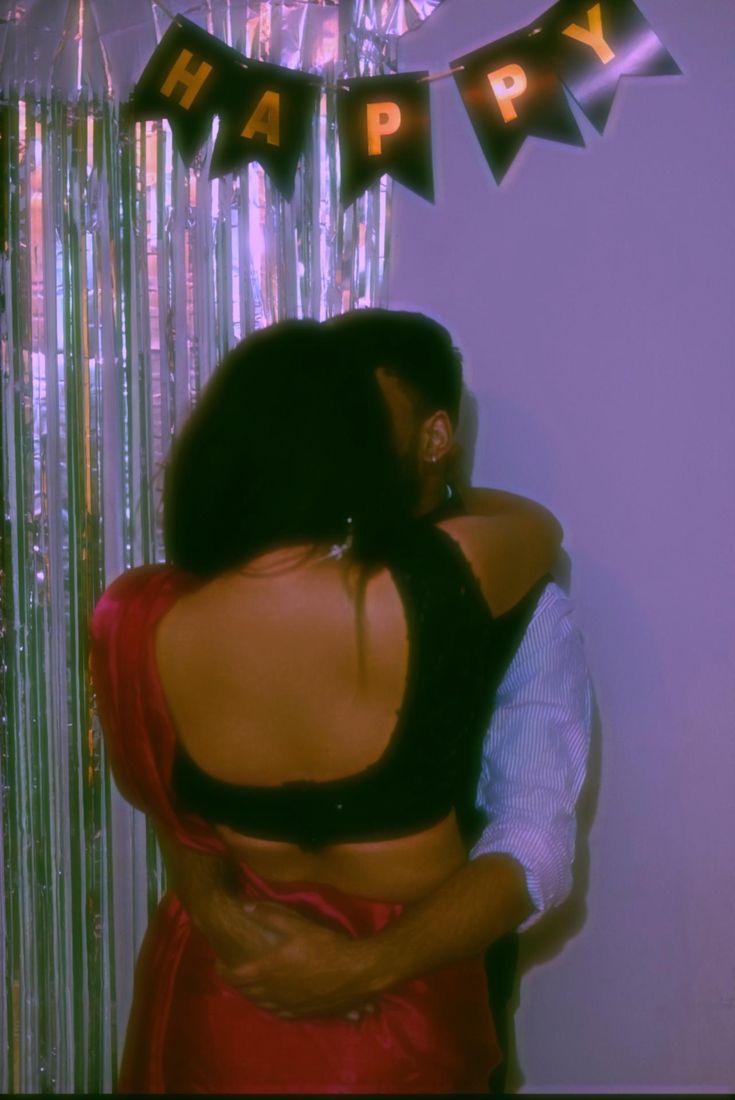
#> input picture OPEN_CV/love.jpg, 735 x 1100 px
$ python 'ex22(image_Pyramid).py'
#> lines starting #> are read from the running program, lines starting #| are printed output that depends on the picture
import cv2
img=cv2.imread("love.jpg")
#> img is the input picture: shape (1100, 735, 3); mean B, G, R 86, 77.8, 91.5
new1=cv2.pyrDown(img)
new2=cv2.pyrDown(new1)
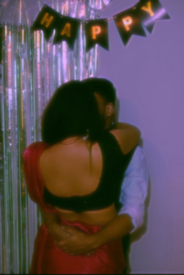
#> new2: shape (275, 184, 3); mean B, G, R 86.1, 77.9, 91.5
new3=cv2.pyrDown(new2)
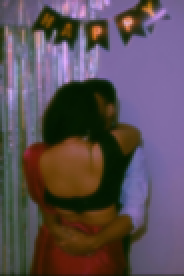
#> new3: shape (138, 92, 3) (shown 2 times larger); mean B, G, R 85.9, 77.8, 91.4
# new4=cv2.pyrDown(new3)
big=cv2.pyrUp(new3)
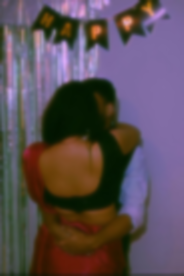
#> big: shape (276, 184, 3); mean B, G, R 86, 77.8, 91.5
big2=cv2.pyrUp(big)

cv2.imshow("new1",big2)
# cv2.imshow("new2",new2)
# cv2.imshow("new3",new3)
cv2.imshow("img",img)
cv2.waitKey(0)
cv2.destroyAllWindows()

$ run again, with OPEN_CV/AK.jpg copied over OPEN_CV/love.jpg
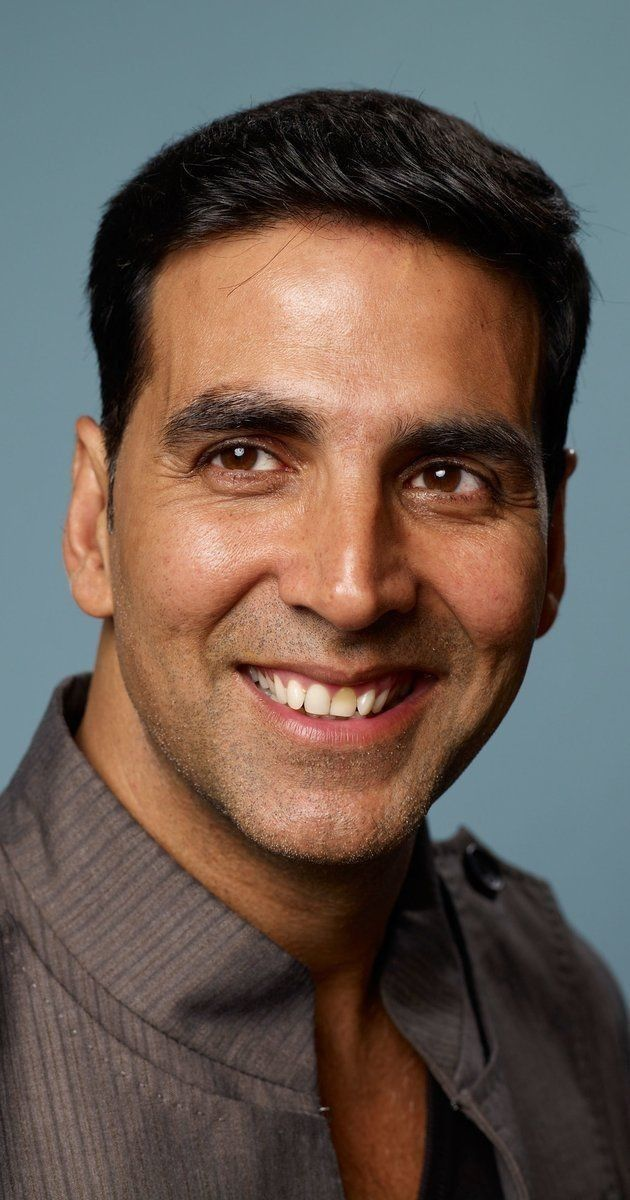
#> input picture OPEN_CV/AK.jpg, 630 x 1200 px
#> img is the input picture: shape (1200, 630, 3); mean B, G, R 81.4, 90.1, 105
#> `new3=cv2.pyrDown(new2)`:
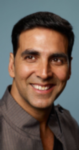
#> new3: shape (150, 79, 3); mean B, G, R 81.8, 90.4, 105.1
#> `big=cv2.pyrUp(new3)`:
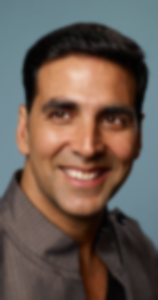
#> big: shape (300, 158, 3); mean B, G, R 81.7, 90.3, 105.1
